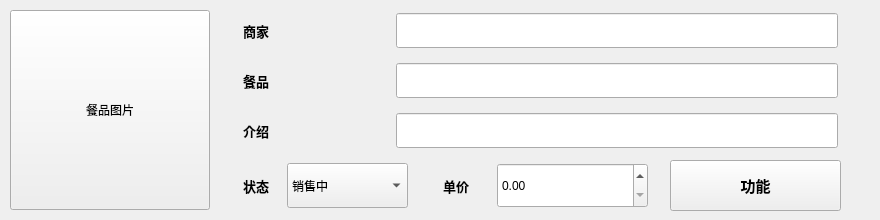
<?xml version="1.0" encoding="UTF-8"?>
<ui version="4.0">
    <class>ProductForm</class>
    <widget class="QWidget" name="ProductForm">
        <property name="geometry">
            <rect>
                <x>0</x>
                <y>0</y>
                <width>880</width>
                <height>220</height>
            </rect>
        </property>
        <property name="minimumSize">
            <size>
                <width>600</width>
                <height>220</height>
            </size>
        </property>
        <property name="windowTitle">
            <string>Form</string>
        </property>
        <widget class="QToolButton" name="photo">
            <property name="geometry">
                <rect>
                    <x>10</x>
                    <y>10</y>
                    <width>200</width>
                    <height>200</height>
                </rect>
            </property>
            <property name="minimumSize">
                <size>
                    <width>200</width>
                    <height>200</height>
                </size>
            </property>
            <property name="maximumSize">
                <size>
                    <width>200</width>
                    <height>200</height>
                </size>
            </property>
            <property name="text">
                <string>餐品图片</string>
            </property>
            <property name="iconSize">
                <size>
                    <width>200</width>
                    <height>200</height>
                </size>
            </property>
        </widget>
        <widget class="QWidget" name="layoutWidget">
            <property name="geometry">
                <rect>
                    <x>240</x>
                    <y>10</y>
                    <width>601</width>
                    <height>41</height>
                </rect>
            </property>
            <layout class="QHBoxLayout" name="horizontalLayout" stretch="1,3">
                <property name="leftMargin">
                    <number>3</number>
                </property>
                <property name="topMargin">
                    <number>3</number>
                </property>
                <property name="rightMargin">
                    <number>3</number>
                </property>
                <property name="bottomMargin">
                    <number>3</number>
                </property>
                <item>
                    <widget class="QLabel" name="unameLabel">
                        <property name="font">
                            <font>
                                <family>Arial</family>
                                <pointsize>10</pointsize>
                                <weight>75</weight>
                                <bold>true</bold>
                            </font>
                        </property>
                        <property name="text">
                            <string>商家</string>
                        </property>
                    </widget>
                </item>
                <item>
                    <widget class="QLineEdit" name="uname">
                        <property name="sizePolicy">
                            <sizepolicy hsizetype="Preferred" vsizetype="Preferred">
                                <horstretch>0</horstretch>
                                <verstretch>0</verstretch>
                            </sizepolicy>
                        </property>
                        <property name="font">
                            <font>
                                <family>Arial</family>
                                <pointsize>10</pointsize>
                                <weight>75</weight>
                                <bold>true</bold>
                            </font>
                        </property>
                    </widget>
                </item>
            </layout>
        </widget>
        <widget class="QWidget" name="layoutWidget_2">
            <property name="geometry">
                <rect>
                    <x>240</x>
                    <y>60</y>
                    <width>601</width>
                    <height>41</height>
                </rect>
            </property>
            <layout class="QHBoxLayout" name="horizontalLayout_2" stretch="1,3">
                <property name="leftMargin">
                    <number>3</number>
                </property>
                <property name="topMargin">
                    <number>3</number>
                </property>
                <property name="rightMargin">
                    <number>3</number>
                </property>
                <property name="bottomMargin">
                    <number>3</number>
                </property>
                <item>
                    <widget class="QLabel" name="label_2">
                        <property name="font">
                            <font>
                                <family>Arial</family>
                                <pointsize>10</pointsize>
                                <weight>75</weight>
                                <bold>true</bold>
                            </font>
                        </property>
                        <property name="text">
                            <string>餐品</string>
                        </property>
                    </widget>
                </item>
                <item>
                    <widget class="QLineEdit" name="pname">
                        <property name="sizePolicy">
                            <sizepolicy hsizetype="Preferred" vsizetype="Preferred">
                                <horstretch>0</horstretch>
                                <verstretch>0</verstretch>
                            </sizepolicy>
                        </property>
                        <property name="font">
                            <font>
                                <family>Arial</family>
                                <pointsize>10</pointsize>
                                <weight>75</weight>
                                <bold>true</bold>
                            </font>
                        </property>
                    </widget>
                </item>
            </layout>
        </widget>
        <widget class="QToolButton" name="btn">
            <property name="geometry">
                <rect>
                    <x>670</x>
                    <y>160</y>
                    <width>171</width>
                    <height>51</height>
                </rect>
            </property>
            <property name="font">
                <font>
                    <family>Arial</family>
                    <pointsize>11</pointsize>
                    <weight>75</weight>
                    <bold>true</bold>
                </font>
            </property>
            <property name="text">
                <string>功能</string>
            </property>
        </widget>
        <widget class="QWidget" name="layoutWidget_4">
            <property name="geometry">
                <rect>
                    <x>240</x>
                    <y>160</y>
                    <width>171</width>
                    <height>51</height>
                </rect>
            </property>
            <layout class="QHBoxLayout" name="horizontalLayout_4" stretch="1,3">
                <property name="spacing">
                    <number>4</number>
                </property>
                <property name="leftMargin">
                    <number>3</number>
                </property>
                <property name="topMargin">
                    <number>3</number>
                </property>
                <property name="rightMargin">
                    <number>3</number>
                </property>
                <property name="bottomMargin">
                    <number>3</number>
                </property>
                <item>
                    <widget class="QLabel" name="label_4">
                        <property name="font">
                            <font>
                                <family>Arial</family>
                                <pointsize>10</pointsize>
                                <weight>75</weight>
                                <bold>true</bold>
                            </font>
                        </property>
                        <property name="text">
                            <string>状态</string>
                        </property>
                    </widget>
                </item>
                <item>
                    <widget class="QComboBox" name="pstate">
                        <property name="sizePolicy">
                            <sizepolicy hsizetype="Preferred" vsizetype="Preferred">
                                <horstretch>0</horstretch>
                                <verstretch>0</verstretch>
                            </sizepolicy>
                        </property>
                        <property name="font">
                            <font>
                                <pointsize>9</pointsize>
                            </font>
                        </property>
                        <item>
                            <property name="text">
                                <string>销售中</string>
                            </property>
                        </item>
                        <item>
                            <property name="text">
                                <string>下架</string>
                            </property>
                        </item>
                    </widget>
                </item>
            </layout>
        </widget>
        <widget class="QWidget" name="layoutWidget_3">
            <property name="geometry">
                <rect>
                    <x>240</x>
                    <y>110</y>
                    <width>601</width>
                    <height>41</height>
                </rect>
            </property>
            <layout class="QHBoxLayout" name="horizontalLayout_3" stretch="1,3">
                <property name="leftMargin">
                    <number>3</number>
                </property>
                <property name="topMargin">
                    <number>3</number>
                </property>
                <property name="rightMargin">
                    <number>3</number>
                </property>
                <property name="bottomMargin">
                    <number>3</number>
                </property>
                <item>
                    <widget class="QLabel" name="label_3">
                        <property name="font">
                            <font>
                                <family>Arial</family>
                                <pointsize>10</pointsize>
                                <weight>75</weight>
                                <bold>true</bold>
                            </font>
                        </property>
                        <property name="text">
                            <string>介绍</string>
                        </property>
                    </widget>
                </item>
                <item>
                    <widget class="QLineEdit" name="pinfo">
                        <property name="sizePolicy">
                            <sizepolicy hsizetype="Preferred" vsizetype="Preferred">
                                <horstretch>0</horstretch>
                                <verstretch>0</verstretch>
                            </sizepolicy>
                        </property>
                        <property name="font">
                            <font>
                                <family>Arial</family>
                                <pointsize>10</pointsize>
                                <weight>75</weight>
                                <bold>true</bold>
                            </font>
                        </property>
                    </widget>
                </item>
            </layout>
        </widget>
        <widget class="QWidget" name="layoutWidget">
            <property name="geometry">
                <rect>
                    <x>440</x>
                    <y>160</y>
                    <width>211</width>
                    <height>51</height>
                </rect>
            </property>
            <layout class="QHBoxLayout" name="horizontalLayout_5" stretch="1,3">
                <property name="spacing">
                    <number>4</number>
                </property>
                <property name="leftMargin">
                    <number>3</number>
                </property>
                <property name="topMargin">
                    <number>3</number>
                </property>
                <property name="rightMargin">
                    <number>3</number>
                </property>
                <property name="bottomMargin">
                    <number>3</number>
                </property>
                <item>
                    <widget class="QLabel" name="label_5">
                        <property name="font">
                            <font>
                                <family>Arial</family>
                                <pointsize>10</pointsize>
                                <weight>75</weight>
                                <bold>true</bold>
                            </font>
                        </property>
                        <property name="text">
                            <string>单价</string>
                        </property>
                    </widget>
                </item>
                <item>
                    <widget class="QDoubleSpinBox" name="price">
                        <property name="sizePolicy">
                            <sizepolicy hsizetype="Preferred" vsizetype="Preferred">
                                <horstretch>0</horstretch>
                                <verstretch>0</verstretch>
                            </sizepolicy>
                        </property>
                        <property name="font">
                            <font>
                                <family>Arial</family>
                                <pointsize>9</pointsize>
                            </font>
                        </property>
                        <property name="maximum">
                            <double>10000.000000000000000</double>
                        </property>
                    </widget>
                </item>
            </layout>
        </widget>
    </widget>
    <resources/>
    <connections/>
</ui>
